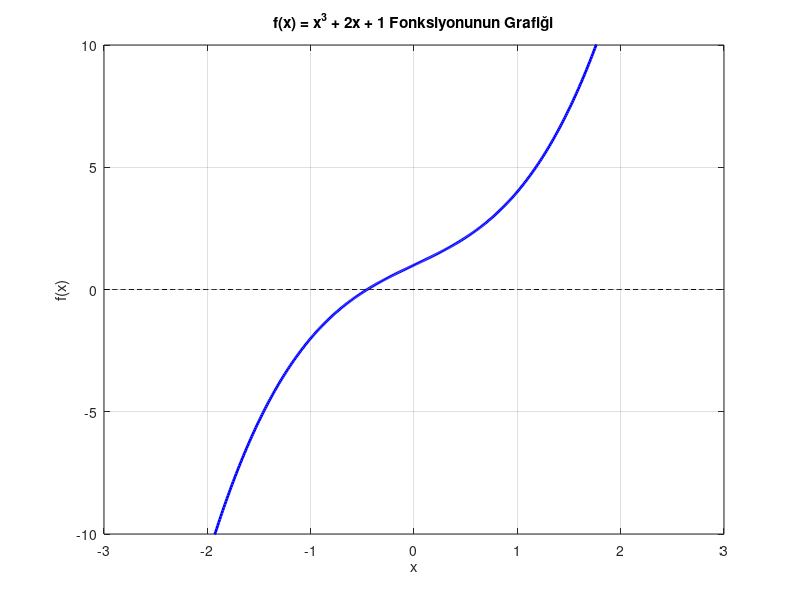

This figure's MATLAB source:
% x değerleri -3 ile 3 arasında alınır
x = -3:0.01:3;

% f(x) fonksiyonu
y = x.^3 + 2*x + 1;

% Grafik çizimi
plot(x, y, 'b-', 'LineWidth', 2);
grid on;
xlabel('x');
ylabel('f(x)');
title('f(x) = x^3 + 2x + 1 Fonksiyonunun Grafiği');

% x eksenini göstermek için yatay çizgi
hold on;
plot(x, zeros(size(x)), 'k--'); % x ekseni


ylim([-10 10]); % y ekseni sınırlarını belirlemek

hold off;
